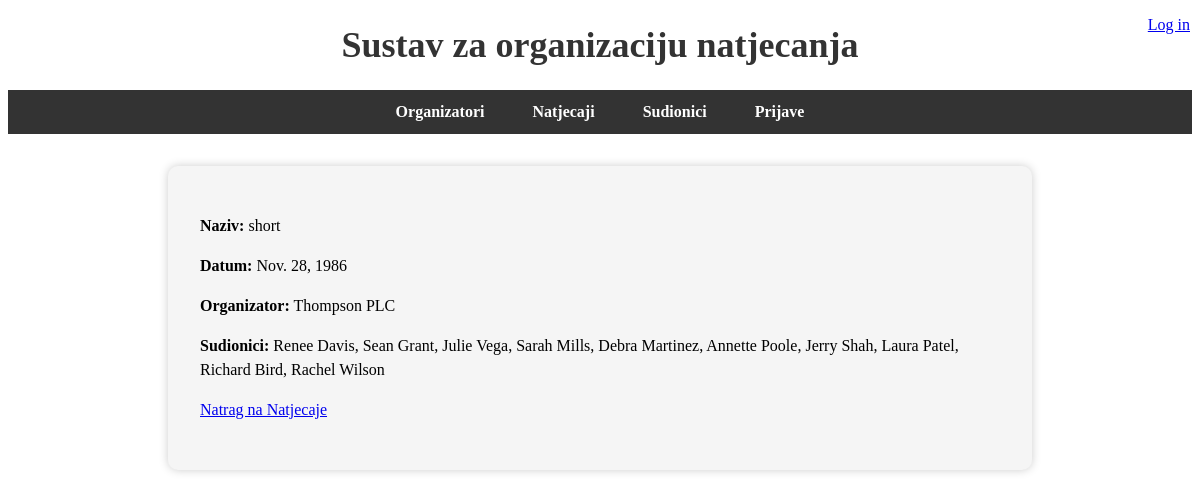
/natjecaji/16/, run on the app's committed database.
### main/models.py (models this page shows, shortened)
class Natjecaj(models.Model):
    natjecaj_naziv = models.CharField(max_length=255)
    natjecaj_datum = models.DateField()
    natjecaj_organizator = models.ForeignKey(Organizator, on_delete=models.CASCADE, related_name='natjecaji')
    natjecaj_sudionici = models.ManyToManyField(Sudionik, related_name='natjecaji')

class Organizator(models.Model):
    organizator_naziv = models.CharField(max_length=255)
    organizator_email = models.EmailField()
    def __str__(self):
        return str(self.organizator_naziv)

class Sudionik(models.Model):
    sudionik_naziv = models.CharField(max_length=255)
    sudionik_email = models.EmailField()

### main/views.py (the view)
# urls.py: path('natjecaji/<int:pk>/', views.natjecaj_detail, name='natjecaj_detail'),
def natjecaj_detail(request, pk):
    natjecaj = get_object_or_404(Natjecaj, pk=pk)
    return render(request, 'natjecaji/natjecaj_detail.html', {'natjecaj': natjecaj})

### templates/natjecaji/natjecaj_detail.html
{% extends "index.html" %}
{% block content %}
<p><strong>Naziv:</strong> {{ natjecaj.natjecaj_naziv }}</p>
<p><strong>Datum:</strong> {{ natjecaj.natjecaj_datum }}</p>
<p><strong>Organizator:</strong> {{ natjecaj.natjecaj_organizator }}</p>
<p><strong>Sudionici:</strong>
  {% for sudionik in natjecaj.natjecaj_sudionici.all %}
  {{ sudionik.sudionik_naziv }}{% if not forloop.last %}, {% endif %}
  {% endfor %}
</p>
<p><a href="{% url 'natjecaj_list' %}">Natrag na Natjecaje</a></p>
{% endblock %}

### data on the page
Natjecaj: natjecaj_naziv "short", natjecaj_datum "Nov. 28, 1986", natjecaj_organizator "Thompson PLC"
Sudionik: sudionik_naziv "Renee Davis"
Sudionik: sudionik_naziv "Sean Grant"
Sudionik: sudionik_naziv "Julie Vega"
Sudionik: sudionik_naziv "Sarah Mills"
Sudionik: sudionik_naziv "Debra Martinez"
Sudionik: sudionik_naziv "Annette Poole"
Sudionik: sudionik_naziv "Jerry Shah"
Sudionik: sudionik_naziv "Laura Patel"
Sudionik: sudionik_naziv "Richard Bird"
Sudionik: sudionik_naziv "Rachel Wilson"
